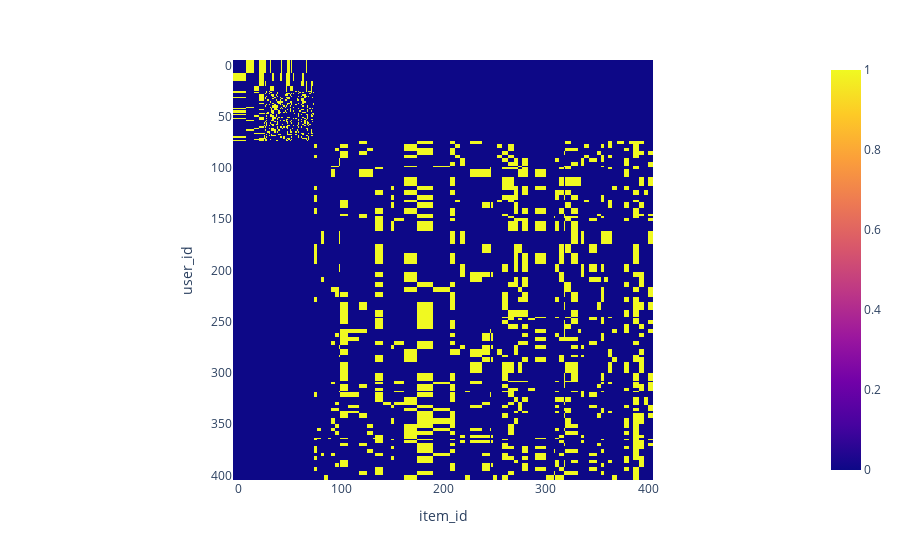

The notebook cell saved with this chart:
### Code cell
import pandas as pd

data = dict([[int(item[0]), [int(x) for x in item[1].split(",")]] for item in [item.split(":") for item in ans]])

# Create a list of tuples containing user_id and item_id
data_tuples = []
for user_id, items in data.items():
    for item_id in items:
        data_tuples.append((user_id, item_id))

# Create a pandas DataFrame from the list of tuples
df = pd.DataFrame(data_tuples, columns=['user_id', 'item_id'])

# Create a pivot table from the DataFrame
pivot_table = df.pivot_table(index='user_id', columns='item_id', aggfunc=len, fill_value=0)

px.imshow(pivot_table)

### Figure 1 — Plotly figure (JSON) as saved in the notebook; plotly's stock layout.template omitted (floating-point values rounded to 4 significant figures; data arrays with more than 128 entries replaced by an {"elided": "..."} marker saying what was removed)
{"data": [{"coloraxis": "coloraxis", "hovertemplate": "item_id: %{x}<br>user_id: %{y}<br>color: %{z}<extra></extra>", "name": "0", "type": "heatmap", "x": [1, 14, 16, 24, 25, 26, 27, 29, 30, 31, 32, 34, 36, 37, 38, 39, 41, 42, 43, 44, 46, 47, 48, 49, 51, 52, 53, 54, 55, 56, 57, 58, 60, 61, 63, 65, 66, 67, 68, 70, 71, 72, 73, 75, 78, 82, 85, 89, 91, 97, 98, 99, 115, 120, 130, 132, 135, 147, 151, 153, 170, 179, 201, 211, 212, 220, 221, 230, 245, 246, 247, 249, 255, 259, 266, 272, 273, 280, 285, 293, 307, 308, 309, 317, 318, 319, 329, 333, 336, 338, 347, 352, 355, 358, 364, 365, 373, 380, 382, 387, 395, 397, 402], "xaxis": "x", "y": [1, 14, 16, 24, 25, 26, 27, 29, 30, 31, 32, 34, 36, 37, 38, 39, 41, 42, 43, 44, 46, 47, 48, 49, 51, 52, 53, 54, 55, 56, 57, 58, 60, 61, 63, 65, 66, 67, 68, 70, 71, 72, 73, 75, 78, 82, 85, 89, 91, 97, 98, 99, 102, 115, 120, 123, 130, 132, 135, 143, 146, 147, 151, 153, 170, 179, 187, 201, 202, 211, 212, 220, 221, 230, 232, 245, 246, 247, 249, 255, 259, 263, 266, 272, 273, 280, 284, 285, 293, 307, 308, 309, 312, 317, 318, 319, 327, 329, 333, 336, 338, 341, 347, 352, 355, 358, 363, 364, 365, 366, 370, 373, 376, 380, 382, 387, 389, 395, 397, 402], "yaxis": "y", "z": {"elided": "120x103 int values"}}], "layout": {"coloraxis": {"colorscale": [[0, "#0d0887"], [0.1111, "#46039f"], [0.2222, "#7201a8"], [0.3333, "#9c179e"], [0.4444, "#bd3786"], [0.5556, "#d8576b"], [0.6667, "#ed7953"], [0.7778, "#fb9f3a"], [0.8889, "#fdca26"], [1, "#f0f921"]]}, "margin": {"t": 60}, "xaxis": {"anchor": "y", "constrain": "domain", "domain": [0, 1], "scaleanchor": "y", "title": {"text": "item_id"}}, "yaxis": {"anchor": "x", "autorange": "reversed", "constrain": "domain", "domain": [0, 1], "title": {"text": "user_id"}}}}
